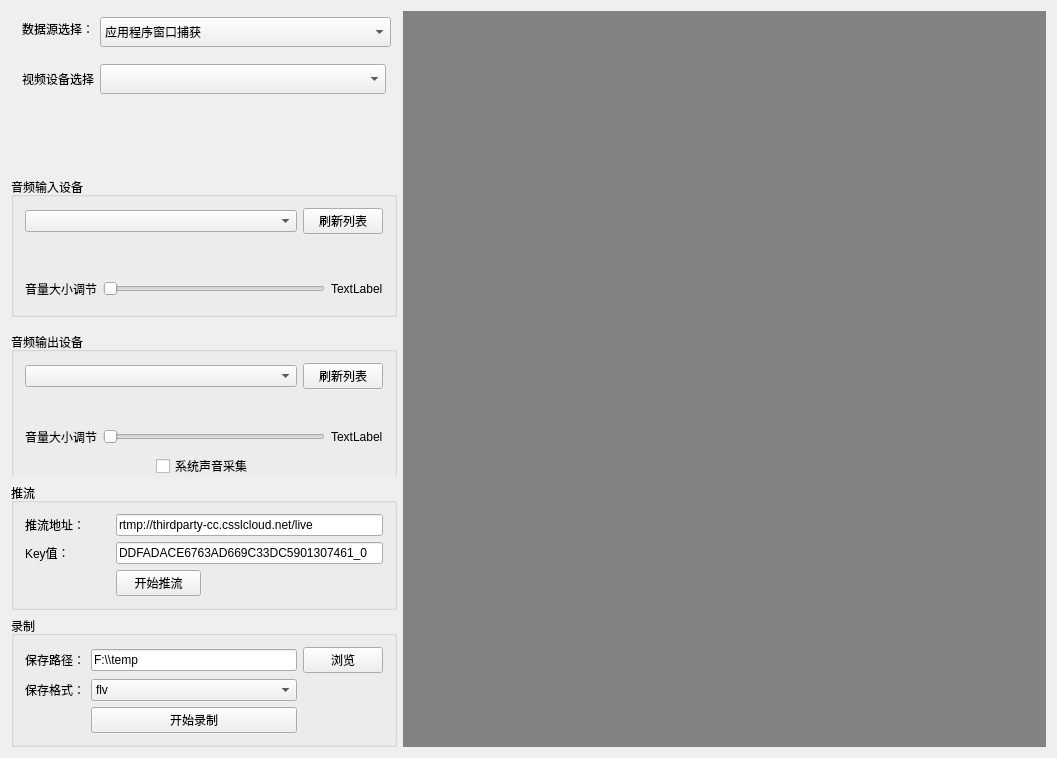
<?xml version="1.0" encoding="UTF-8"?>
<ui version="4.0">
 <class>MainWindowClass</class>
 <widget class="QMainWindow" name="MainWindowClass">
  <property name="geometry">
   <rect>
    <x>0</x>
    <y>0</y>
    <width>1057</width>
    <height>701</height>
   </rect>
  </property>
  <property name="windowTitle">
   <string>MainWindow</string>
  </property>
  <widget class="QWidget" name="centralWidget">
   <layout class="QHBoxLayout" name="horizontalLayout_2" stretch="3,5">
    <item>
     <layout class="QVBoxLayout" name="verticalLayout">
      <item>
       <widget class="QWidget" name="srcWidget" native="true">
        <property name="maximumSize">
         <size>
          <width>16777215</width>
          <height>36</height>
         </size>
        </property>
        <layout class="QHBoxLayout" name="horizontalLayout" stretch="1,0">
         <property name="topMargin">
          <number>6</number>
         </property>
         <property name="rightMargin">
          <number>6</number>
         </property>
         <property name="bottomMargin">
          <number>6</number>
         </property>
         <item>
          <widget class="QLabel" name="label">
           <property name="sizePolicy">
            <sizepolicy hsizetype="Fixed" vsizetype="Preferred">
             <horstretch>0</horstretch>
             <verstretch>0</verstretch>
            </sizepolicy>
           </property>
           <property name="text">
            <string>数据源选择：</string>
           </property>
          </widget>
         </item>
         <item>
          <widget class="QComboBox" name="allSrcCombox">
           <property name="minimumSize">
            <size>
             <width>0</width>
             <height>30</height>
            </size>
           </property>
           <item>
            <property name="text">
             <string>应用程序窗口捕获</string>
            </property>
           </item>
           <item>
            <property name="text">
             <string>摄像头</string>
            </property>
           </item>
           <item>
            <property name="text">
             <string>桌面捕获</string>
            </property>
           </item>
           <item>
            <property name="text">
             <string>区域捕获</string>
            </property>
           </item>
          </widget>
         </item>
        </layout>
       </widget>
      </item>
      <item>
       <widget class="QStackedWidget" name="stackedWidget">
        <property name="currentIndex">
         <number>0</number>
        </property>
        <widget class="QWidget" name="videoSrcPage">
         <layout class="QVBoxLayout" name="verticalLayout_2">
          <item>
           <layout class="QHBoxLayout" name="horizontalLayout_3">
            <item>
             <widget class="QLabel" name="label_2">
              <property name="text">
               <string>视频设备选择</string>
              </property>
             </widget>
            </item>
            <item>
             <widget class="QComboBox" name="deviceComboBox">
              <property name="sizePolicy">
               <sizepolicy hsizetype="Expanding" vsizetype="Fixed">
                <horstretch>0</horstretch>
                <verstretch>0</verstretch>
               </sizepolicy>
              </property>
              <property name="minimumSize">
               <size>
                <width>0</width>
                <height>30</height>
               </size>
              </property>
             </widget>
            </item>
           </layout>
          </item>
          <item>
           <spacer name="verticalSpacer">
            <property name="orientation">
             <enum>Qt::Vertical</enum>
            </property>
            <property name="sizeHint" stdset="0">
             <size>
              <width>20</width>
              <height>380</height>
             </size>
            </property>
           </spacer>
          </item>
         </layout>
        </widget>
        <widget class="QWidget" name="appWndSrcPage">
         <layout class="QVBoxLayout" name="verticalLayout_5">
          <item>
           <layout class="QHBoxLayout" name="horizontalLayout_5">
            <property name="spacing">
             <number>4</number>
            </property>
            <property name="topMargin">
             <number>4</number>
            </property>
            <property name="rightMargin">
             <number>4</number>
            </property>
            <property name="bottomMargin">
             <number>4</number>
            </property>
            <item>
             <widget class="QLabel" name="label_4">
              <property name="text">
               <string>应用程序窗口选择</string>
              </property>
             </widget>
            </item>
            <item>
             <widget class="QComboBox" name="appComboBox">
              <property name="sizePolicy">
               <sizepolicy hsizetype="Expanding" vsizetype="Fixed">
                <horstretch>0</horstretch>
                <verstretch>0</verstretch>
               </sizepolicy>
              </property>
              <property name="minimumSize">
               <size>
                <width>0</width>
                <height>28</height>
               </size>
              </property>
              <property name="maximumSize">
               <size>
                <width>300</width>
                <height>16777215</height>
               </size>
              </property>
             </widget>
            </item>
           </layout>
          </item>
          <item>
           <widget class="QCheckBox" name="appCaptureCursorChk">
            <property name="text">
             <string>捕获光标</string>
            </property>
           </widget>
          </item>
          <item>
           <widget class="QCheckBox" name="appCompatibilityChk">
            <property name="text">
             <string>兼容性</string>
            </property>
           </widget>
          </item>
          <item>
           <spacer name="verticalSpacer_4">
            <property name="orientation">
             <enum>Qt::Vertical</enum>
            </property>
            <property name="sizeHint" stdset="0">
             <size>
              <width>20</width>
              <height>332</height>
             </size>
            </property>
           </spacer>
          </item>
         </layout>
        </widget>
        <widget class="QWidget" name="monitorSrcPage">
         <layout class="QVBoxLayout" name="verticalLayout_3">
          <item>
           <widget class="QCheckBox" name="monitorCaptureCursorChk">
            <property name="text">
             <string>捕获光标</string>
            </property>
           </widget>
          </item>
          <item>
           <widget class="QCheckBox" name="monitorCompatibilityChk">
            <property name="text">
             <string>兼容性</string>
            </property>
           </widget>
          </item>
          <item>
           <spacer name="verticalSpacer_2">
            <property name="orientation">
             <enum>Qt::Vertical</enum>
            </property>
            <property name="sizeHint" stdset="0">
             <size>
              <width>20</width>
              <height>374</height>
             </size>
            </property>
           </spacer>
          </item>
         </layout>
        </widget>
        <widget class="QWidget" name="areaCapturePage">
         <layout class="QVBoxLayout" name="verticalLayout_4">
          <item>
           <widget class="QCheckBox" name="areaCaptureCursorChk">
            <property name="text">
             <string>捕获光标</string>
            </property>
           </widget>
          </item>
          <item>
           <widget class="QCheckBox" name="areaCaptureCompatibilityChk">
            <property name="text">
             <string>兼容性</string>
            </property>
           </widget>
          </item>
          <item>
           <spacer name="verticalSpacer_3">
            <property name="orientation">
             <enum>Qt::Vertical</enum>
            </property>
            <property name="sizeHint" stdset="0">
             <size>
              <width>20</width>
              <height>60</height>
             </size>
            </property>
           </spacer>
          </item>
         </layout>
        </widget>
       </widget>
      </item>
      <item>
       <widget class="QWidget" name="widget" native="true">
        <property name="minimumSize">
         <size>
          <width>0</width>
          <height>300</height>
         </size>
        </property>
        <layout class="QVBoxLayout" name="verticalLayout_6">
         <property name="spacing">
          <number>15</number>
         </property>
         <property name="leftMargin">
          <number>0</number>
         </property>
         <property name="topMargin">
          <number>0</number>
         </property>
         <property name="rightMargin">
          <number>0</number>
         </property>
         <property name="bottomMargin">
          <number>0</number>
         </property>
         <item>
          <widget class="QGroupBox" name="groupBox_3">
           <property name="minimumSize">
            <size>
             <width>0</width>
             <height>140</height>
            </size>
           </property>
           <property name="title">
            <string>音频输入设备</string>
           </property>
           <layout class="QVBoxLayout" name="verticalLayout_7">
            <item>
             <layout class="QHBoxLayout" name="horizontalLayout_4">
              <item>
               <widget class="QComboBox" name="micComboBox">
                <property name="sizePolicy">
                 <sizepolicy hsizetype="Expanding" vsizetype="Fixed">
                  <horstretch>0</horstretch>
                  <verstretch>0</verstretch>
                 </sizepolicy>
                </property>
               </widget>
              </item>
              <item>
               <widget class="QPushButton" name="refreshInputDeviceBtn">
                <property name="text">
                 <string>刷新列表</string>
                </property>
               </widget>
              </item>
             </layout>
            </item>
            <item>
             <widget class="MicrophoneVolumeCtrl" name="micVolumeBeatCtrl" native="true"/>
            </item>
            <item>
             <layout class="QHBoxLayout" name="horizontalLayout_6">
              <item>
               <widget class="QLabel" name="label_9">
                <property name="text">
                 <string>音量大小调节</string>
                </property>
               </widget>
              </item>
              <item>
               <widget class="QSlider" name="micVolumeSlider">
                <property name="maximum">
                 <number>100</number>
                </property>
                <property name="orientation">
                 <enum>Qt::Horizontal</enum>
                </property>
               </widget>
              </item>
              <item>
               <widget class="QLabel" name="micVolumeLable">
                <property name="text">
                 <string>TextLabel</string>
                </property>
               </widget>
              </item>
             </layout>
            </item>
           </layout>
          </widget>
         </item>
         <item>
          <widget class="QGroupBox" name="groupBox_4">
           <property name="minimumSize">
            <size>
             <width>0</width>
             <height>160</height>
            </size>
           </property>
           <property name="title">
            <string>音频输出设备</string>
           </property>
           <layout class="QVBoxLayout" name="verticalLayout_8">
            <item>
             <layout class="QHBoxLayout" name="horizontalLayout_8">
              <item>
               <widget class="QComboBox" name="speakerCombox">
                <property name="sizePolicy">
                 <sizepolicy hsizetype="Expanding" vsizetype="Fixed">
                  <horstretch>0</horstretch>
                  <verstretch>0</verstretch>
                 </sizepolicy>
                </property>
               </widget>
              </item>
              <item>
               <widget class="QPushButton" name="refreshOutputDevice">
                <property name="text">
                 <string>刷新列表</string>
                </property>
               </widget>
              </item>
             </layout>
            </item>
            <item>
             <widget class="MicrophoneVolumeCtrl" name="speakerVolumeBeatCtrl" native="true"/>
            </item>
            <item>
             <layout class="QHBoxLayout" name="horizontalLayout_7">
              <item>
               <widget class="QLabel" name="label_11">
                <property name="text">
                 <string>音量大小调节</string>
                </property>
               </widget>
              </item>
              <item>
               <widget class="QSlider" name="speakerVolumeSlider">
                <property name="maximum">
                 <number>100</number>
                </property>
                <property name="orientation">
                 <enum>Qt::Horizontal</enum>
                </property>
               </widget>
              </item>
              <item>
               <widget class="QLabel" name="speakerVolumeLabel">
                <property name="text">
                 <string>TextLabel</string>
                </property>
               </widget>
              </item>
             </layout>
            </item>
            <item>
             <layout class="QHBoxLayout" name="horizontalLayout_9">
              <item>
               <spacer name="horizontalSpacer">
                <property name="orientation">
                 <enum>Qt::Horizontal</enum>
                </property>
                <property name="sizeHint" stdset="0">
                 <size>
                  <width>40</width>
                  <height>20</height>
                 </size>
                </property>
               </spacer>
              </item>
              <item>
               <widget class="QCheckBox" name="captureSystemAudioChk">
                <property name="text">
                 <string>系统声音采集</string>
                </property>
               </widget>
              </item>
              <item>
               <spacer name="horizontalSpacer_2">
                <property name="orientation">
                 <enum>Qt::Horizontal</enum>
                </property>
                <property name="sizeHint" stdset="0">
                 <size>
                  <width>40</width>
                  <height>20</height>
                 </size>
                </property>
               </spacer>
              </item>
             </layout>
            </item>
           </layout>
          </widget>
         </item>
        </layout>
       </widget>
      </item>
      <item>
       <widget class="QGroupBox" name="groupBox">
        <property name="title">
         <string>推流</string>
        </property>
        <layout class="QGridLayout" name="gridLayout_2">
         <item row="1" column="0">
          <widget class="QLabel" name="label_3">
           <property name="text">
            <string>推流地址：</string>
           </property>
          </widget>
         </item>
         <item row="1" column="1" colspan="3">
          <widget class="QLineEdit" name="addressLineEdit">
           <property name="text">
            <string>rtmp://thirdparty-cc.csslcloud.net/live</string>
           </property>
          </widget>
         </item>
         <item row="2" column="0">
          <widget class="QLabel" name="label_6">
           <property name="text">
            <string>Key值：</string>
           </property>
          </widget>
         </item>
         <item row="2" column="1" colspan="3">
          <widget class="QLineEdit" name="keyLineEdit">
           <property name="text">
            <string>DDFADACE6763AD669C33DC5901307461_0</string>
           </property>
          </widget>
         </item>
         <item row="3" column="1">
          <widget class="QPushButton" name="startPublishBtn">
           <property name="text">
            <string>开始推流</string>
           </property>
          </widget>
         </item>
        </layout>
       </widget>
      </item>
      <item>
       <widget class="QGroupBox" name="groupBox_2">
        <property name="title">
         <string>录制</string>
        </property>
        <layout class="QGridLayout" name="gridLayout_3">
         <item row="0" column="0">
          <widget class="QLabel" name="label_7">
           <property name="text">
            <string>保存路径：</string>
           </property>
          </widget>
         </item>
         <item row="0" column="2">
          <widget class="QPushButton" name="browserBtn">
           <property name="text">
            <string>浏览</string>
           </property>
          </widget>
         </item>
         <item row="1" column="0">
          <widget class="QLabel" name="label_5">
           <property name="text">
            <string>保存格式：</string>
           </property>
          </widget>
         </item>
         <item row="0" column="1">
          <widget class="QLineEdit" name="recordSavePath">
           <property name="text">
            <string>F:\\temp</string>
           </property>
          </widget>
         </item>
         <item row="1" column="1">
          <widget class="QComboBox" name="recordFormatCombox">
           <item>
            <property name="text">
             <string>flv</string>
            </property>
           </item>
           <item>
            <property name="text">
             <string>mp4</string>
            </property>
           </item>
           <item>
            <property name="text">
             <string>mkv</string>
            </property>
           </item>
           <item>
            <property name="text">
             <string>ts</string>
            </property>
           </item>
          </widget>
         </item>
         <item row="2" column="1">
          <widget class="QPushButton" name="startRecordBtn">
           <property name="text">
            <string>开始录制</string>
           </property>
          </widget>
         </item>
        </layout>
       </widget>
      </item>
     </layout>
    </item>
    <item>
     <widget class="CPreviewBase" name="previewWidget" native="true">
      <property name="sizePolicy">
       <sizepolicy hsizetype="Preferred" vsizetype="Expanding">
        <horstretch>0</horstretch>
        <verstretch>0</verstretch>
       </sizepolicy>
      </property>
      <property name="minimumSize">
       <size>
        <width>0</width>
        <height>30</height>
       </size>
      </property>
      <property name="styleSheet">
       <string notr="true">background-color: rgb(130, 130, 130);</string>
      </property>
     </widget>
    </item>
   </layout>
  </widget>
 </widget>
 <layoutdefault spacing="6" margin="11"/>
 <customwidgets>
  <customwidget>
   <class>CPreviewBase</class>
   <extends>QWidget</extends>
   <header>PreviewBase.h</header>
   <container>1</container>
  </customwidget>
  <customwidget>
   <class>MicrophoneVolumeCtrl</class>
   <extends>QWidget</extends>
   <header>MicrophoneVolumeCtrl.h</header>
   <container>1</container>
  </customwidget>
 </customwidgets>
 <resources>
  <include location="../test.qrc"/>
 </resources>
 <connections/>
</ui>
